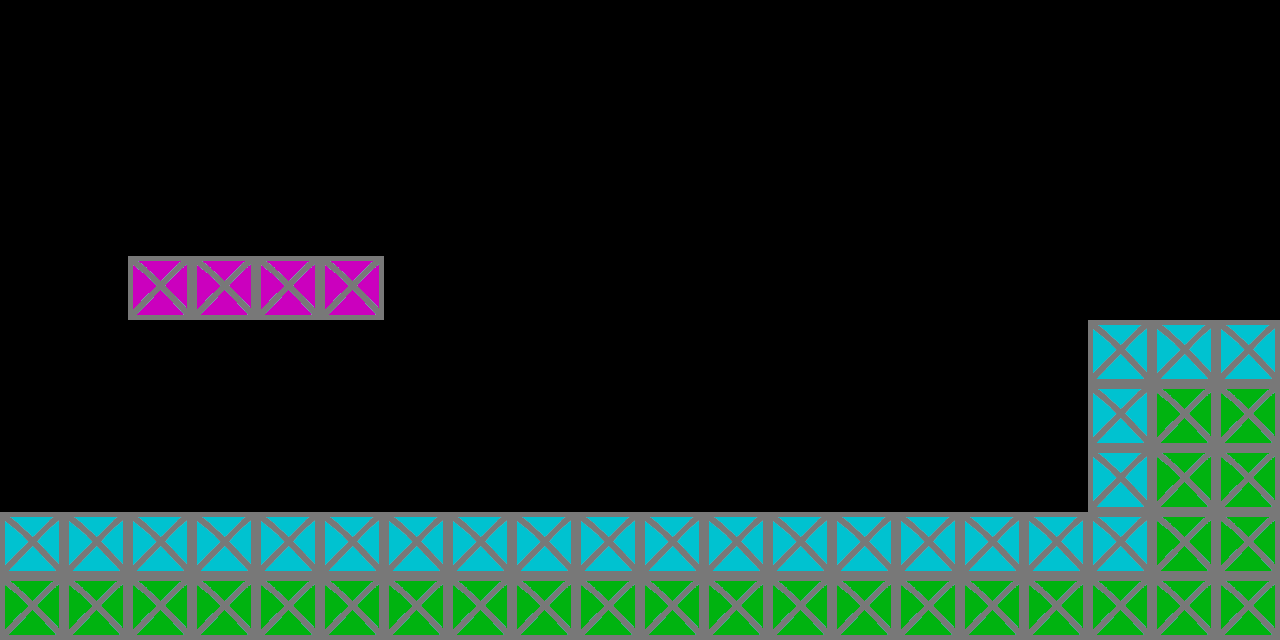

Tiled map render using the project's own tile images. Description and the map definition, with tile-layer contents summarised, below:
An orthogonal 20x10 tile map with 64x64 px tiles, 1 tile layer (background) and 5 objects (player, flyingEnemy1).

<map version="1.10" tiledversion="1.11.2" orientation="orthogonal" renderorder="right-down" width="20" height="10" tilewidth="64" tileheight="64" infinite="0" nextlayerid="3" nextobjectid="8">
 <tileset firstgid="1" name="test_boxes" tilewidth="64" tileheight="64" tilecount="100" columns="10">
  <image source="test_boxes.png" width="640" height="640" />
 </tileset>
 <layer id="1" name="background" width="20" height="10">
  <data>[200 cells, 53 non-empty, 3 distinct tile ids]</data>
 </layer>
 <objectgroup id="2" name="objects">
  <object id="1" x="128" y="320">
   <polygon points="0,0 256,0 256,-64 0,-64 0,0" />
  </object>
  <object id="3" x="0" y="640">
   <polygon points="0,0 1088,0 1088,-128 0,-128" />
  </object>
  <object id="4" x="1088" y="640">
   <polygon points="0,0 0,-320 192,-320 192,0" />
  </object>
  <object id="5" name="player" x="192" y="448" width="32" height="64" />
  <object id="6" name="flyingEnemy1" x="576" y="256" width="64" height="64" />
 </objectgroup>
</map>
